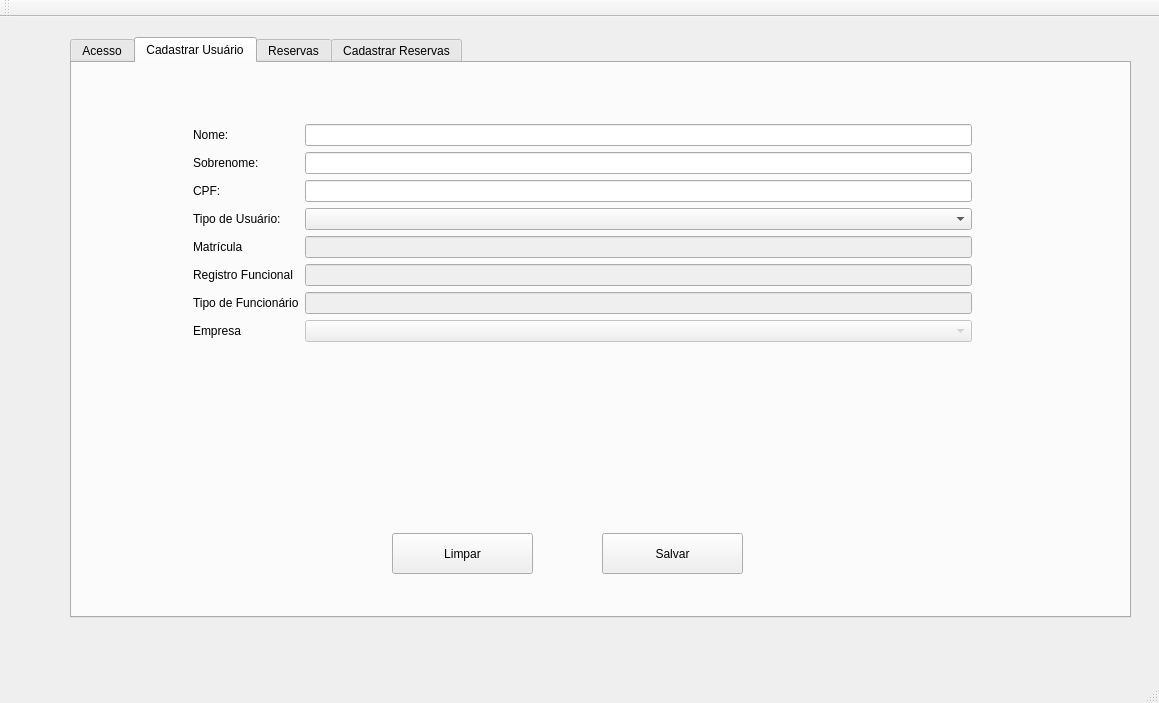
<?xml version="1.0" encoding="UTF-8"?>
<ui version="4.0">
 <class>MainWindow</class>
 <widget class="QMainWindow" name="MainWindow">
  <property name="geometry">
   <rect>
    <x>0</x>
    <y>0</y>
    <width>1159</width>
    <height>703</height>
   </rect>
  </property>
  <property name="windowTitle">
   <string>MainWindow</string>
  </property>
  <property name="styleSheet">
   <string notr="true"/>
  </property>
  <widget class="QWidget" name="centralWidget">
   <widget class="QTabWidget" name="tabWidget">
    <property name="geometry">
     <rect>
      <x>70</x>
      <y>20</y>
      <width>1061</width>
      <height>581</height>
     </rect>
    </property>
    <property name="currentIndex">
     <number>1</number>
    </property>
    <widget class="QWidget" name="tab">
     <attribute name="title">
      <string>Acesso</string>
     </attribute>
     <widget class="QTableWidget" name="userTableWidget">
      <property name="geometry">
       <rect>
        <x>40</x>
        <y>40</y>
        <width>891</width>
        <height>192</height>
       </rect>
      </property>
      <property name="layoutDirection">
       <enum>Qt::LeftToRight</enum>
      </property>
      <column>
       <property name="text">
        <string>Nome</string>
       </property>
      </column>
      <column>
       <property name="text">
        <string>CPF</string>
       </property>
      </column>
      <column>
       <property name="text">
        <string>Deletar</string>
       </property>
      </column>
     </widget>
     <widget class="QCommandLinkButton" name="identifyUserButton">
      <property name="geometry">
       <rect>
        <x>310</x>
        <y>350</y>
        <width>291</width>
        <height>53</height>
       </rect>
      </property>
      <property name="text">
       <string>Identificar Usuário</string>
      </property>
     </widget>
    </widget>
    <widget class="QWidget" name="tab_2">
     <attribute name="title">
      <string>Cadastrar Usuário</string>
     </attribute>
     <widget class="QWidget" name="personForm" native="true">
      <property name="enabled">
       <bool>true</bool>
      </property>
      <property name="geometry">
       <rect>
        <x>110</x>
        <y>50</y>
        <width>801</width>
        <height>331</height>
       </rect>
      </property>
      <property name="styleSheet">
       <string notr="true">
alternate-background-color: rgb(243, 243, 243);</string>
      </property>
      <layout class="QFormLayout" name="formLayout">
       <item row="0" column="0">
        <widget class="QLabel" name="firstNameLabel">
         <property name="text">
          <string>Nome:</string>
         </property>
        </widget>
       </item>
       <item row="0" column="1">
        <widget class="QLineEdit" name="firstNameLineEdit"/>
       </item>
       <item row="1" column="0">
        <widget class="QLabel" name="lastNameLabel">
         <property name="text">
          <string>Sobrenome:</string>
         </property>
        </widget>
       </item>
       <item row="1" column="1">
        <widget class="QLineEdit" name="lastNameEdit"/>
       </item>
       <item row="2" column="0">
        <widget class="QLabel" name="cpfLabel">
         <property name="text">
          <string>CPF:</string>
         </property>
        </widget>
       </item>
       <item row="2" column="1">
        <widget class="QLineEdit" name="cpfLineEdit"/>
       </item>
       <item row="5" column="0">
        <widget class="QLabel" name="userTypeLabel">
         <property name="text">
          <string>Tipo de Usuário:</string>
         </property>
        </widget>
       </item>
       <item row="5" column="1">
        <widget class="QComboBox" name="userTypeComboBox">
         <item>
          <property name="text">
           <string/>
          </property>
         </item>
         <item>
          <property name="text">
           <string>Professor</string>
          </property>
         </item>
         <item>
          <property name="text">
           <string>Estudante</string>
          </property>
         </item>
         <item>
          <property name="text">
           <string>Funcionário</string>
          </property>
         </item>
        </widget>
       </item>
       <item row="6" column="0">
        <widget class="QLabel" name="registryLabel">
         <property name="text">
          <string>Matrícula</string>
         </property>
        </widget>
       </item>
       <item row="6" column="1">
        <widget class="QLineEdit" name="registryLineEdit">
         <property name="enabled">
          <bool>false</bool>
         </property>
        </widget>
       </item>
       <item row="8" column="0">
        <widget class="QLabel" name="functionalRegistryLabel">
         <property name="text">
          <string>Registro Funcional</string>
         </property>
        </widget>
       </item>
       <item row="8" column="1">
        <widget class="QLineEdit" name="functionalRegistryLineEdit">
         <property name="enabled">
          <bool>false</bool>
         </property>
        </widget>
       </item>
       <item row="9" column="0">
        <widget class="QLabel" name="employeeTypeLabel">
         <property name="text">
          <string>Tipo de Funcionário</string>
         </property>
        </widget>
       </item>
       <item row="9" column="1">
        <widget class="QLineEdit" name="employeeTypeLineEdit">
         <property name="enabled">
          <bool>false</bool>
         </property>
        </widget>
       </item>
       <item row="10" column="0">
        <widget class="QLabel" name="companyLabel">
         <property name="text">
          <string>Empresa</string>
         </property>
        </widget>
       </item>
       <item row="10" column="1">
        <widget class="QComboBox" name="companyComboBox">
         <property name="enabled">
          <bool>false</bool>
         </property>
        </widget>
       </item>
      </layout>
     </widget>
     <widget class="QPushButton" name="saveUser">
      <property name="geometry">
       <rect>
        <x>530</x>
        <y>470</y>
        <width>141</width>
        <height>41</height>
       </rect>
      </property>
      <property name="text">
       <string>Salvar</string>
      </property>
     </widget>
     <widget class="QPushButton" name="pushButton_2">
      <property name="geometry">
       <rect>
        <x>320</x>
        <y>470</y>
        <width>141</width>
        <height>41</height>
       </rect>
      </property>
      <property name="text">
       <string>Limpar</string>
      </property>
     </widget>
    </widget>
    <widget class="QWidget" name="tab_3">
     <attribute name="title">
      <string>Reservas</string>
     </attribute>
    </widget>
    <widget class="QWidget" name="tab_4">
     <attribute name="title">
      <string>Cadastrar Reservas</string>
     </attribute>
    </widget>
   </widget>
  </widget>
  <widget class="QToolBar" name="mainToolBar">
   <attribute name="toolBarArea">
    <enum>TopToolBarArea</enum>
   </attribute>
   <attribute name="toolBarBreak">
    <bool>false</bool>
   </attribute>
  </widget>
  <widget class="QStatusBar" name="statusBar"/>
  <action name="actionUserRegister">
   <property name="text">
    <string>Cadastrar Usuário</string>
   </property>
  </action>
  <action name="actionReserveRegister">
   <property name="text">
    <string>Cadastrar Reserva</string>
   </property>
  </action>
 </widget>
 <layoutdefault spacing="6" margin="11"/>
 <resources/>
 <connections/>
</ui>
